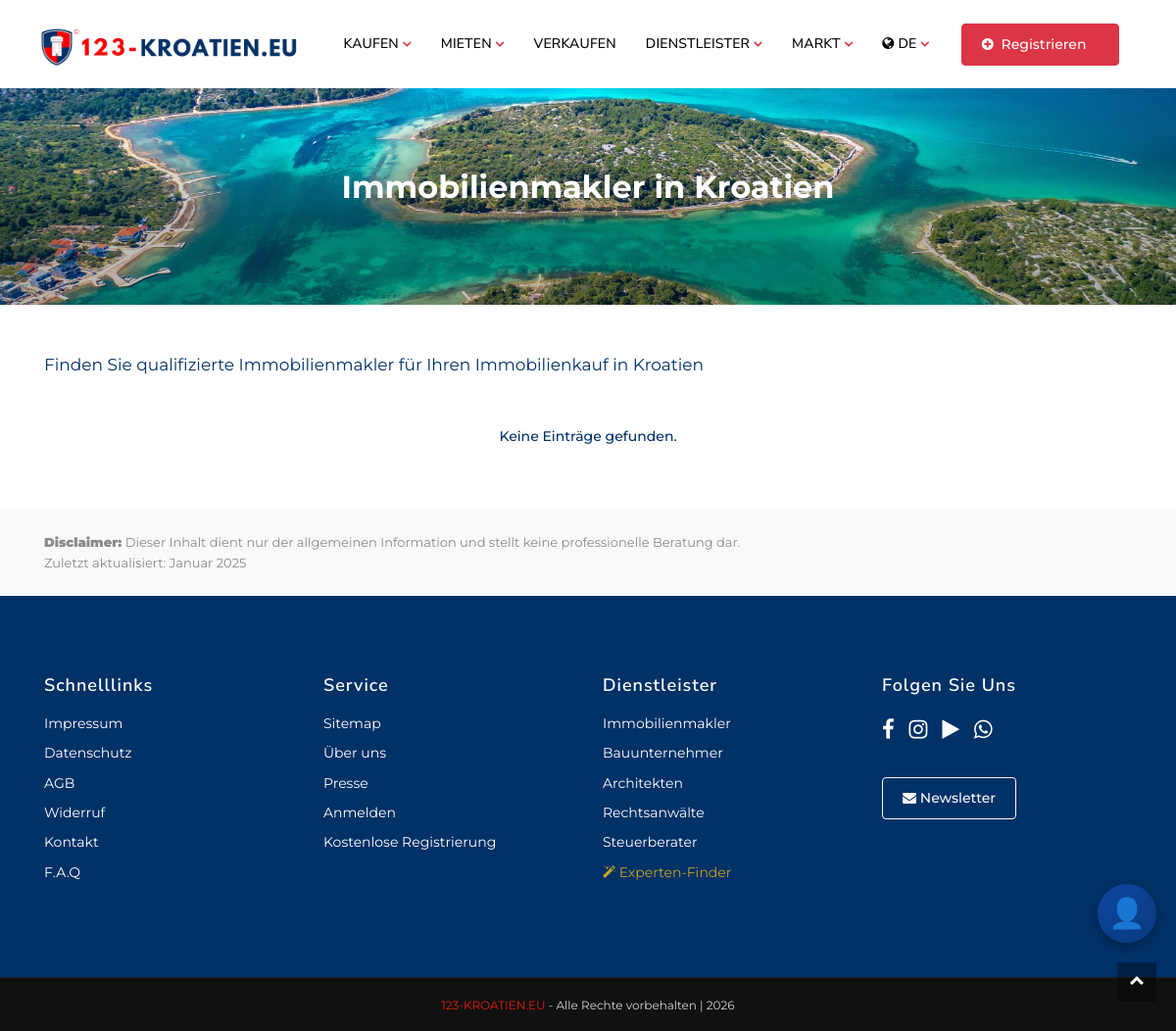
The page /ge/kroatien/immobilienmakler/ on the database as committed earlier.
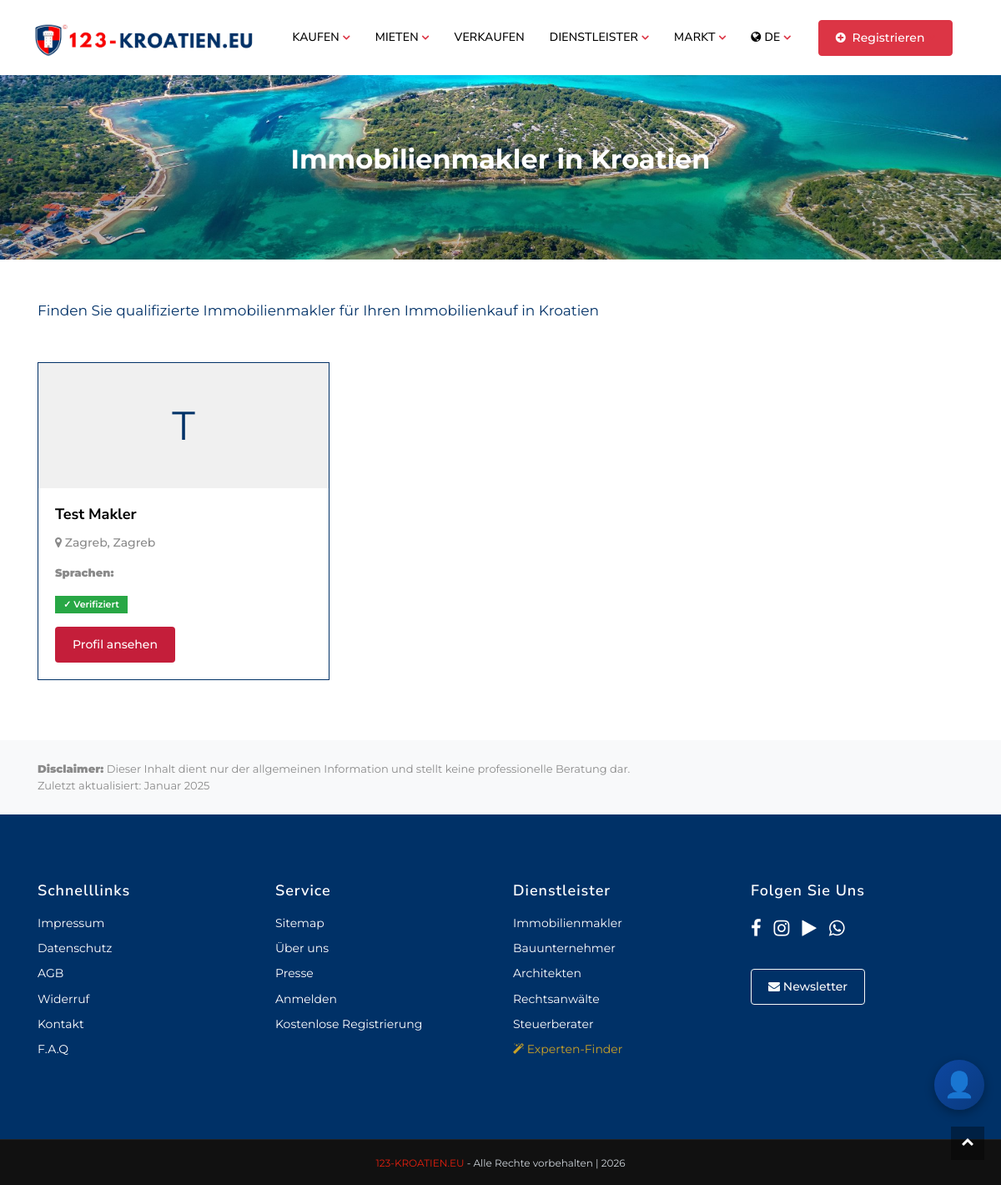
The same page on the database as committed later.
### main/professional_models.py (models this page shows, shortened)
class Professional(models.Model):
    class Meta:
        verbose_name = "Registrierung"
        verbose_name_plural = "Professionals (Registrierungen)"
    id = models.UUIDField(default=uuid.uuid4, unique=True, primary_key=True, editable=False)
    user = models.OneToOneField(User, on_delete=models.SET_NULL, null=True, blank=True, related_name='professional_profile')
    has_portal_access = models.BooleanField(default=False, help_text='Zugang zum Makler-Portal')
    professional_type = models.CharField(max_length=50, choices=PROFESSIONAL_TYPES)
    name = models.CharField(max_length=200)  # Name oder Firmenname
    email = models.EmailField(max_length=500)
    phone = models.CharField(max_length=50, blank=True, null=True)
    city = models.CharField(max_length=100)
    region = models.CharField(max_length=50, choices=REGIONS)
    address = models.CharField(max_length=300, blank=True, null=True)
    service_regions = models.CharField(max_length=500, blank=True, null=True)  # Komma-getrennt
    languages_spoken = models.CharField(max_length=200)
    company_name = models.CharField(max_length=200, blank=True, null=True)
    website = models.URLField(blank=True, null=True)
    logo = models.ImageField(upload_to='professionals/logos/', blank=True, null=True)
    portrait = models.ImageField(upload_to='professionals/portraits/', blank=True, null=True)
    id_document = models.FileField(upload_to='professionals/verification/id/', blank=True, null=True,
                                   help_text='Personalausweis oder Reisepass (PDF/JPG)')
    business_document = models.FileField(upload_to='professionals/verification/business/', blank=True, null=True,
                                         help_text='Handelsregisterauszug, Kammerbescheinigung, etc.')
    verification_notes = models.TextField(blank=True, null=True,
                                          help_text='Interne Notizen zur Verifizierung')
    verified_by = models.CharField(max_length=100, blank=True, null=True,
                                   help_text='Name des Mitarbeiters der verifiziert hat')
    verification_date = models.DateTimeField(blank=True, null=True)
    profile_text_style = models.CharField(max_length=50, blank=True, null=True,
                                          help_text='Stil des gewählten Profiltextes')
    profile_text_original = models.TextField(blank=True, null=True,
                                             help_text='Originaltext in der Eingabesprache')
    failed_attempts = models.IntegerField(default=0)
    blocked_until = models.DateTimeField(blank=True, null=True)
    registration_ip = models.GenericIPAddressField(blank=True, null=True)
    registration_number = models.CharField(max_length=100, blank=True, null=True)
    oib_number = models.CharField(max_length=20, blank=True, null=True)  # Kroatische Steuernummer
    slug = models.SlugField(max_length=200, unique=True)
    is_active = models.BooleanField(default=False)
    is_verified = models.BooleanField(default=False)
    verified_at = models.DateTimeField(blank=True, null=True)
    totp_secret = models.CharField(max_length=32, blank=True, null=True)
    totp_enabled = models.BooleanField(default=False)
    totp_verified = models.BooleanField(default=False)
    must_setup_2fa = models.BooleanField(default=True, help_text='Muss 2FA bei erstem Login einrichten')
    email_2fa_enabled = models.BooleanField(default=True, help_text='2FA per E-Mail aktiviert')
    email_2fa_code = models.CharField(max_length=6, blank=True, null=True)
    email_2fa_code_created = models.DateTimeField(blank=True, null=True)
    created_at = models.DateTimeField(auto_now_add=True)
    updated_at = models.DateTimeField(auto_now=True)
    class Meta:
        verbose_name = "Registrierung"
        verbose_name_plural = "Professionals"
        ordering = ["-created_at"]

### main/professional_views.py (the view)
# urls.py: path('<str:country>/immobilienmakler/', professional_list, {'category': 'immobilienmakler'}, name='professionals_agent_ge'),
def professional_list(request, country, category):
    lang = get_lang_from_request(request, country)
    professional_type = None
    for ptype, urls in CATEGORY_URLS.items():
        if category in urls.values():
            professional_type = ptype
            break
    if not professional_type:
        raise Http404("Kategorie nicht gefunden")
    professionals = Professional.objects.filter(
        professional_type=professional_type,
        is_active=True
    ).order_by("name")
    trans = TRANSLATIONS.get(lang, TRANSLATIONS["ge"])
    cat_trans = trans.get(professional_type, {})
    url_paths = CATEGORY_URLS.get(professional_type, {})
    country_name = COUNTRY_NAMES.get(lang, "kroatien")
    professionals_with_translations = []
    for prof in professionals:
        prof.translated_region = translate_region(prof.region, lang)
        prof.translated_languages = translate_languages(prof.languages_spoken, lang)
        professionals_with_translations.append(prof)
    return render(request, "main/professional_list.html", {
        "professionals": professionals_with_translations,
        "professional_type": professional_type,
        "title": cat_trans.get("title", ""),
        "subtitle": cat_trans.get("subtitle", ""),
        "trans": trans,
        "lang": lang,
        "country_name": country_name,
        "url_path": url_paths.get(lang, category),
    })

### main/context_processors.py (called while the page is built)
def set_language(request):
    lang = request.session.get('site_language', 'ge')
    activate(lang)
    return {'language': lang}

### main/professional_views.py (called while the page is built, shortened)
def translate_languages(languages_str, lang):
    if not languages_str:
        return ""

def get_lang_from_request(request, country):
    session_lang = request.session.get("site_language")
    if session_lang:
        return session_lang
    lang = COUNTRY_TO_LANG.get(country)
    if lang:
        return lang
    return "ge"

### templates/main/professional_list.html
{% extends 'include/base.html' %}
{% load static %}
{% block body %}
<div class="faqHeaderBg bg-theme-overlay">
  <section class="section__breadcrumb">
    <div class="container">
      <div class="row d-flex justify-content-center">
        <div class="col-md-8 text-center">
          <h1 class="text-white" style="font-weight: bold; font-size: 2rem">
            {{ title }}
          </h1>
        </div>
      </div>
    </div>
  </section>
</div>
<section class="bg-white py-5">
  <div class="container">
    <p class="lead mb-5" style="color: #003167;">{{ subtitle }}</p>
    <div class="row">
      {% for professional in professionals %}
      <div class="col-md-4 mb-4">
        <div class="card h-100" style="border-color: #003167;">
          {% if professional.logo %}
          <img src="{{ professional.logo.url }}" class="card-img-top p-3" alt="{{ professional.name }}" style="max-height: 150px; object-fit: contain;">
          {% else %}
          <div class="card-img-top p-3 d-flex align-items-center justify-content-center" style="height: 150px; background-color: #f0f0f0;">
            <span style="font-size: 3rem; color: #003167;">{{ professional.name|slice:":1" }}</span>
          </div>
          {% endif %}
          <div class="card-body">
            <h5 class="card-title" style="color: #003167;">{{ professional.name }}</h5>
            <p class="card-text text-muted">
              <i class="fa fa-map-marker"></i> {{ professional.city }}, {{ professional.translated_region }}
            </p>
            <p class="card-text">
              <small><strong>{{ trans.languages }}:</strong> {{ professional.translated_languages }}</small>
            </p>
            {% if professional.is_verified %}
            <span class="badge" style="background-color: #28a745; color: white;">✓ {{ trans.verified }}</span>
            {% endif %}
            <div class="mt-3">
              <a href="/{{ lang }}/{{ country_name }}/{{ url_path }}/{{ professional.slug }}/" class="btn" style="background-color: #c41e3a; color: white;">
                {{ trans.view_profile }}
              </a>
            </div>
          </div>
        </div>
      </div>
      {% empty %}
      <div class="col-12">
        <p class="text-center" style="color: #003167;">{{ trans.no_entries }}</p>
      </div>
      {% endfor %}
    </div>
  </div>
</section>
<section class="py-4" style="background-color: #f8f9fa;">
  <div class="container">
    <p class="small text-muted mb-0">
      <strong>Disclaimer:</strong> {{ trans.disclaimer }}
      <br>{{ trans.last_updated }}: Januar 2025
    </p>
  </div>
</section>
{% endblock %}

Rows that differ between the two databases and show on the page:
added Professional: name "T", name "Test Makler", city "Zagreb", translated_region "Zagreb"
Other text that changed with them:
{{ trans.no_entries }}: "Keine Einträge gefunden." → (not shown)
